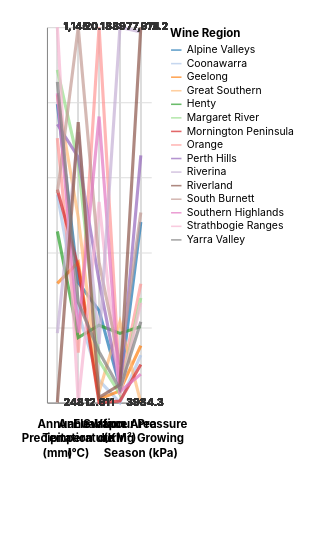

The Vega-Lite source for this figure:
### Vega-Lite specification from a JSON file in a GitHub repository (floating-point values rounded to 4 significant figures)
{"$schema": "https://vega.github.io/schema/vega-lite/v5.json", "width": "container", "height": 360, "background": "transparent", "padding": {"left": 20, "right": 25, "top": 20, "bottom": 95}, "config": {"font": "Inter, -apple-system, BlinkMacSystemFont, sans-serif", "view": {"stroke": null}}, "data": {"values": [{"region": "Alpine Valleys", "AnnP": 961, "AnnT": 15.0, "VPD_GS": 8.1, "elevation": 226, "GI_AREA_KM2": 3629}, {"region": "Coonawarra", "AnnP": 745, "AnnT": 14.4, "VPD_GS": 5.3, "elevation": 63, "GI_AREA_KM2": 398}, {"region": "Orange", "AnnP": 880, "AnnT": 13.6, "VPD_GS": 6.8, "elevation": 889, "GI_AREA_KM2": 3422}, {"region": "Geelong", "AnnP": 533, "AnnT": 15.4, "VPD_GS": 5.5, "elevation": 19, "GI_AREA_KM2": 2821}, {"region": "Great Southern", "AnnP": 982, "AnnT": 16.3, "VPD_GS": 4.3, "elevation": 36, "GI_AREA_KM2": 17131}, {"region": "Henty", "AnnP": 657, "AnnT": 13.9, "VPD_GS": 5.9, "elevation": 192, "GI_AREA_KM2": 14690}, {"region": "Margaret River", "AnnP": 1043, "AnnT": 17.4, "VPD_GS": 6.5, "elevation": 109, "GI_AREA_KM2": 2137}, {"region": "Mornington Peninsula", "AnnP": 757, "AnnT": 15.3, "VPD_GS": 5.1, "elevation": 11, "GI_AREA_KM2": 723}, {"region": "Perth Hills", "AnnP": 913, "AnnT": 17.5, "VPD_GS": 9.5, "elevation": 295, "GI_AREA_KM2": 3282}, {"region": "Strathbogie Ranges", "AnnP": 1145, "AnnT": 12.6, "VPD_GS": 6.4, "elevation": 480, "GI_AREA_KM2": 1977}, {"region": "South Burnett", "AnnP": 749, "AnnT": 20.1, "VPD_GS": 8.3, "elevation": 339, "GI_AREA_KM2": 8274}, {"region": "Southern Highlands", "AnnP": 987, "AnnT": 14.0, "VPD_GS": 4.9, "elevation": 680, "GI_AREA_KM2": 2687}, {"region": "Riverina", "AnnP": 414, "AnnT": 18.0, "VPD_GS": 12.1, "elevation": 148, "GI_AREA_KM2": 77974}, {"region": "Riverland", "AnnP": 248, "AnnT": 18.2, "VPD_GS": 12.2, "elevation": 23, "GI_AREA_KM2": 4105}, {"region": "Yarra Valley", "AnnP": 1014, "AnnT": 14.6, "VPD_GS": 6.0, "elevation": 130, "GI_AREA_KM2": 3130}]}, "transform": [{"window": [{"op": "count", "as": "index"}]}, {"fold": ["AnnP", "AnnT", "VPD_GS", "elevation", "GI_AREA_KM2"], "as": ["variable", "value"]}, {"calculate": "datum.variable == 'AnnP' ? 'Annual Precipitation (mm)' : datum.variable == 'AnnT' ? 'Annual Temperature (°C)' : datum.variable == 'VPD_GS' ? 'Vapour Pressure during Growing Season (kPa)' : datum.variable == 'elevation' ? 'Elevation' : 'Surface Area (KM²)'", "as": "variable_title"}, {"joinaggregate": [{"op": "min", "field": "value", "as": "min_val"}, {"op": "max", "field": "value", "as": "max_val"}], "groupby": ["variable_title"]}, {"calculate": "(datum.value - datum.min_val) / (datum.max_val - datum.min_val)", "as": "norm_val"}], "layer": [{"mark": {"type": "rule", "color": "#ddd", "strokeWidth": 1}, "encoding": {"x": {"field": "variable_title", "type": "nominal", "sort": ["Annual Precipitation (mm)", "Annual Temperature (°C)", "Vapour Pressure during Growing Season (kPa)", "Elevation", "Surface Area (KM²)"]}}}, {"mark": {"type": "line", "opacity": 0.7, "strokeWidth": 3}, "encoding": {"x": {"field": "variable_title", "type": "nominal", "title": null, "sort": ["Annual Precipitation (mm)", "Annual Temperature (°C)", "Vapour Pressure during Growing Season (kPa)", "Elevation", "Surface Area (KM²)"], "axis": {"labels": false, "ticks": false}}, "y": {"field": "norm_val", "type": "quantitative", "title": null, "scale": {"domain": [0, 1]}, "axis": {"grid": true, "ticks": false, "labels": false, "values": [0, 0.2, 0.4, 0.6, 0.8, 1.0]}}, "color": {"field": "region", "type": "nominal", "title": "Wine Region", "scale": {"scheme": "category20"}}, "detail": {"field": "index", "type": "nominal"}, "tooltip": [{"field": "region", "type": "nominal", "title": "Region"}, {"field": "variable_title", "type": "nominal", "title": "Variable"}, {"field": "value", "type": "quantitative", "title": "Actual Value", "format": ","}]}}, {"data": {"values": [{"variable_title": "Annual Precipitation (mm)", "lines": ["Annual", "Precipitation", "(mm)"]}, {"variable_title": "Annual Temperature (°C)", "lines": ["Annual", "Temperature", "(°C)"]}, {"variable_title": "Vapour Pressure during Growing Season (kPa)", "lines": ["Vapour Pressure", "during Growing", "Season (kPa)"]}, {"variable_title": "Elevation", "lines": ["Elevation", "", ""]}, {"variable_title": "Surface Area (KM²)", "lines": ["Surface Area", "(KM²)", ""]}]}, "mark": {"type": "text", "align": "center", "baseline": "top", "dy": 15, "lineHeight": 14, "fontSize": 11, "fontWeight": "bold", "color": "#000"}, "encoding": {"x": {"field": "variable_title", "type": "nominal", "sort": ["Annual Precipitation (mm)", "Annual Temperature (°C)", "Vapour Pressure during Growing Season (kPa)", "Elevation", "Surface Area (KM²)"]}, "y": {"value": 360}, "text": {"field": "lines"}}}, {"mark": {"type": "text", "align": "left", "dx": 6, "fontSize": 10, "fontWeight": "bold", "color": "#333"}, "encoding": {"x": {"field": "variable_title", "type": "nominal"}, "y": {"value": 0}, "text": {"field": "max_val", "type": "quantitative", "format": ","}}}, {"mark": {"type": "text", "align": "left", "dx": 6, "fontSize": 10, "fontWeight": "bold", "color": "#333"}, "encoding": {"x": {"field": "variable_title", "type": "nominal"}, "y": {"value": 360}, "text": {"field": "min_val", "type": "quantitative", "format": ","}}}]}
